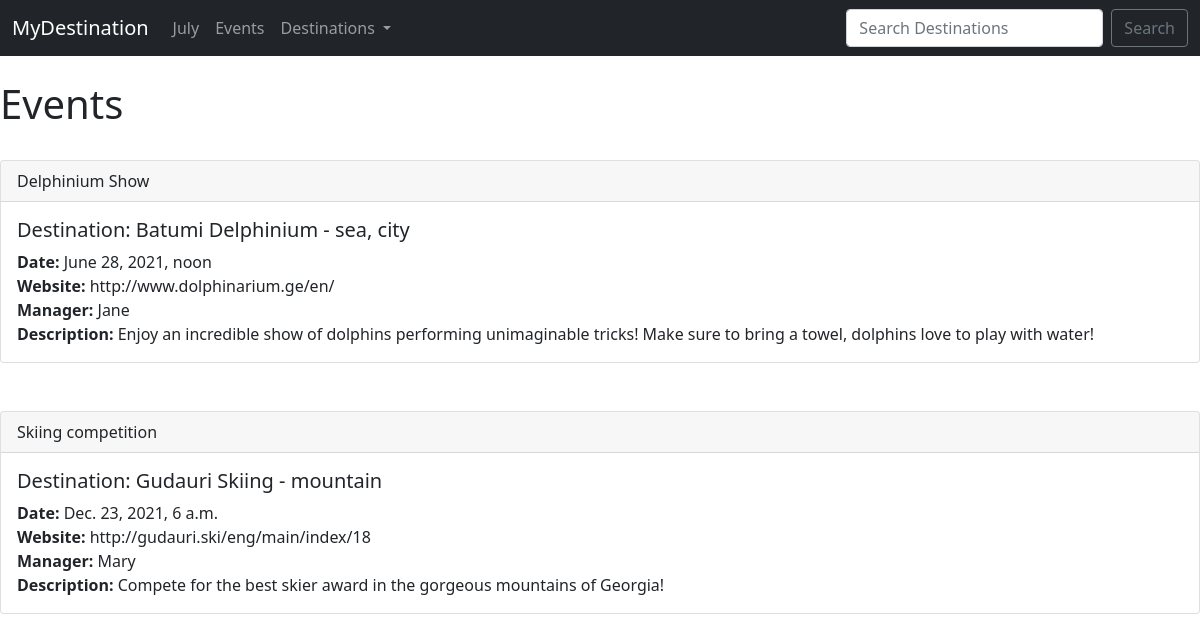
The app's page /events with its own data.
### events/models.py (models this page shows)
class Event(models.Model):
	name = models.CharField('Events Name', max_length=120)
	event_date = models.DateTimeField('Event Date')
	venue = models.ForeignKey(Venue, blank=True, null=True, on_delete=models.CASCADE)
	manager = models.CharField(max_length=120, blank=True)
	description = models.TextField(blank=True)
	attendees = models.ManyToManyField(MyClubUser, blank=True)
	def __str__(self):
		return self.name

class Venue(models.Model):
	name = models.CharField('Venue Name', max_length=300)
	address =  models.CharField(max_length=300, blank=True)
	zip_code =  models.CharField('Zip Code', max_length=15, blank=True)
	phone =  models.CharField('Contact Phone', max_length=25, blank=True)
	web = models.URLField('Website Address', blank=True)
	email_address = models.EmailField('Email Address', blank=True)
	review = models.CharField('Your Reveiw', max_length=1000, blank=True)
	def __str__(self):
		return self.name

### events/views.py (the view)
# urls.py: path('events', views.all_events, name="list-events"),
def all_events(request):
	events_list = Event.objects.all()
	return render(request, 'events/event_list.html',
		{'event_list': events_list})

### events/templates/events/event_list.html
{% extends 'events/base.html' %}
{% block content %}
	<h1> Events</h1>
	<br/>
{% for event in event_list %}
<div class="card">
  <div class="card-header">
    {{ event }}
  </div>
  <div class="card-body">
    <h5 class="card-title">Destination: {{ event.venue }}</h5>
    <p class="card-text">
<strong>Date:</strong> {{ event.event_date }}<br/>
<strong>Website:</strong> {{ event.venue.web }}<br/>
<strong>Manager:</strong> {{ event.manager }}<br/>
<strong>Description:</strong> {{ event.description }}<br/>
    </p>
  </div>
</div>
	<br/><br/>
{% endfor %}
{% endblock %}

### events/templates/events/base.html (shortened to what this page needs)
<!doctype html>
<html lang="en">
  <head>
    <link href="https://cdn.jsdelivr.net/npm/bootstrap@5.0.1/dist/css/bootstrap.min.css" rel="stylesheet">
  </head>
  <body>
  	{% include 'events/navbar.html' %}
  	<br/>
    <div class="containar">
	{% block content %}
	{% endblock %}
    </div>
  </body>
</html>

### events/templates/events/navbar.html (shortened to what this page needs)
<nav class="navbar navbar-expand-lg navbar-dark bg-dark">
  <div class="container-fluid">
    <a class="navbar-brand" href="{% url 'home' %}">MyDestination</a>
    <div class="collapse navbar-collapse" id="navbarSupportedContent">
      <ul class="navbar-nav me-auto mb-2 mb-lg-0">
        <li class="nav-item">
          <a class="nav-link" href="{% url 'home' '2021' 'July' %}">July</a>
        </li>
        <li class="nav-item">
          <a class="nav-link" href="{% url 'list-events' %}">Events</a>
        </li>
        <li class="nav-item dropdown">
          <a class="nav-link dropdown-toggle" href="#" id="navbarDropdown" role="button" data-bs-toggle="dropdown" aria-expanded="false">
            Destinations
          </a>
        </li>
      </ul>
      <form class="d-flex" method=POST action="{% url 'search-venues' %}">
        <input class="form-control me-2" type="search" placeholder="Search Destinations" aria-label="Search" name="searched">
        <button class="btn btn-outline-secondary" type="submit">Search</button>
      </form>
    </div>
  </div>
</nav>

### records on screen
Event: name "Delphinium Show", venue "Batumi Delphinium - sea, city", event_date "June 28, 2021, noon", venue.web "http://www.dolphinarium.ge/en/", manager "Jane", description "Enjoy an incredible show of dolphins performing unimaginable tricks! Make sure to bring a towel, dolphins love to play with water!"
Event: name "Skiing competition", venue "Gudauri Skiing - mountain", event_date "Dec. 23, 2021, 6 a.m.", venue.web "http://gudauri.ski/eng/main/index/18", manager "Mary", description "Compete for the best skier award in the gorgeous mountains of Georgia!"
